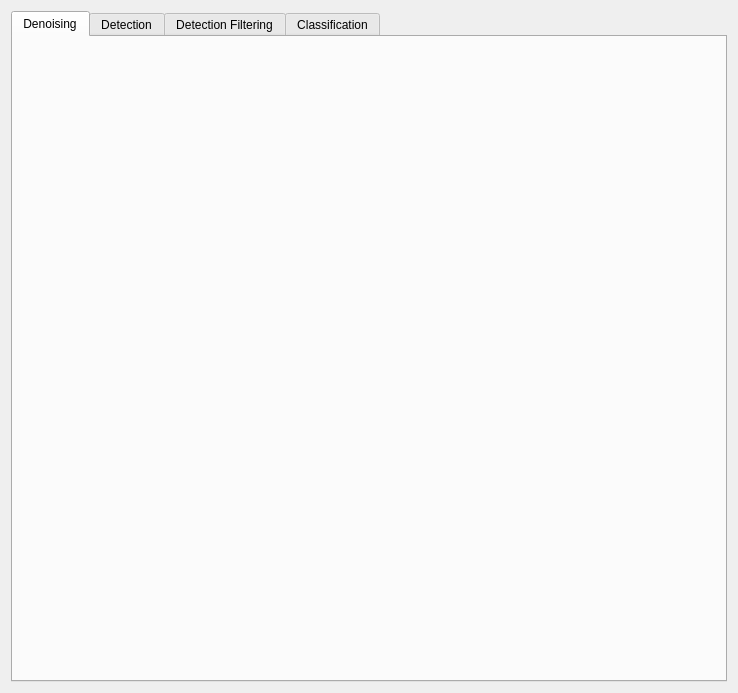
<?xml version="1.0" encoding="UTF-8"?>
<ui version="4.0">
 <class>SettingsWidget</class>
 <widget class="QWidget" name="SettingsWidget">
  <property name="geometry">
   <rect>
    <x>0</x>
    <y>0</y>
    <width>738</width>
    <height>693</height>
   </rect>
  </property>
  <property name="windowTitle">
   <string>Settings</string>
  </property>
  <layout class="QVBoxLayout" name="verticalLayout">
   <item>
    <widget class="QTabWidget" name="settingsCatrgories">
     <property name="currentIndex">
      <number>0</number>
     </property>
     <widget class="QWidget" name="denoisingTab">
      <attribute name="title">
       <string>Denoising</string>
      </attribute>
     </widget>
     <widget class="QWidget" name="detectionTab">
      <attribute name="title">
       <string>Detection</string>
      </attribute>
     </widget>
     <widget class="QWidget" name="filteringTab">
      <attribute name="title">
       <string>Detection Filtering</string>
      </attribute>
     </widget>
     <widget class="QWidget" name="classificationTab">
      <attribute name="title">
       <string>Classification</string>
      </attribute>
     </widget>
    </widget>
   </item>
  </layout>
 </widget>
 <resources/>
 <connections/>
</ui>
